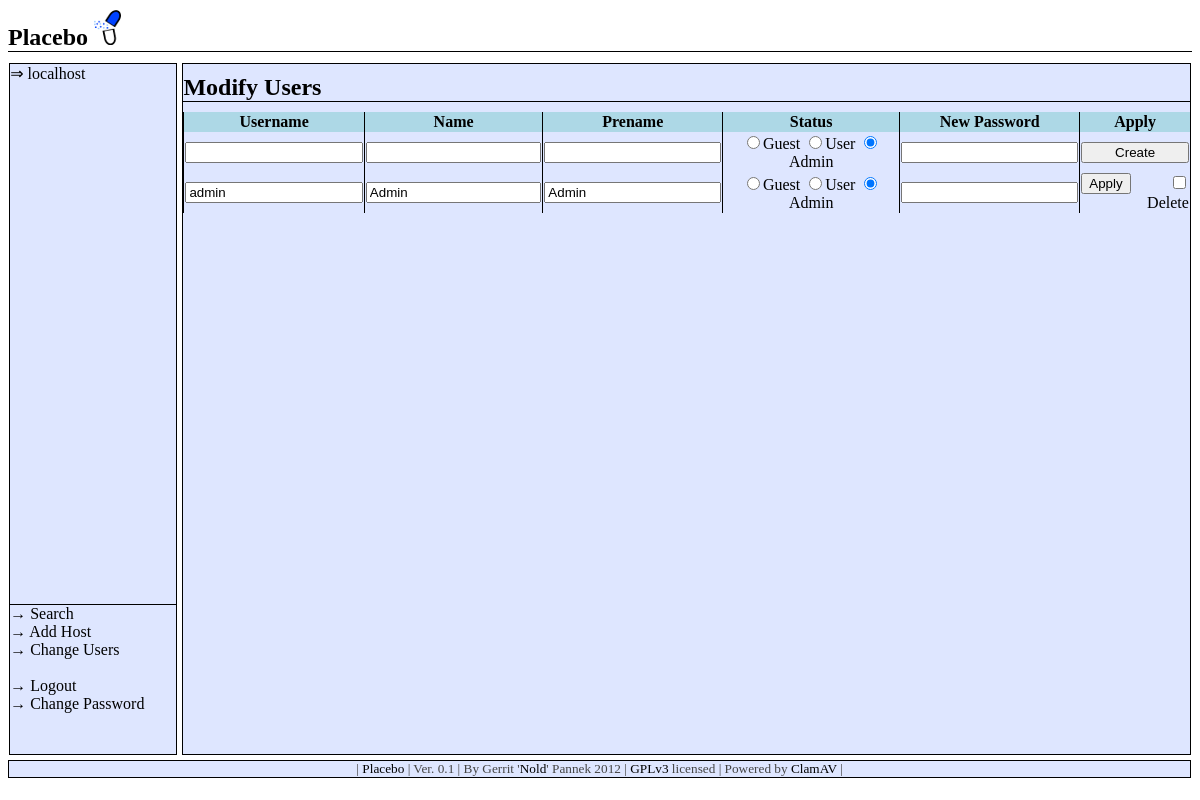
The page /placebo_html/index.php?site=mod_users (signed in) on the database as committed earlier.
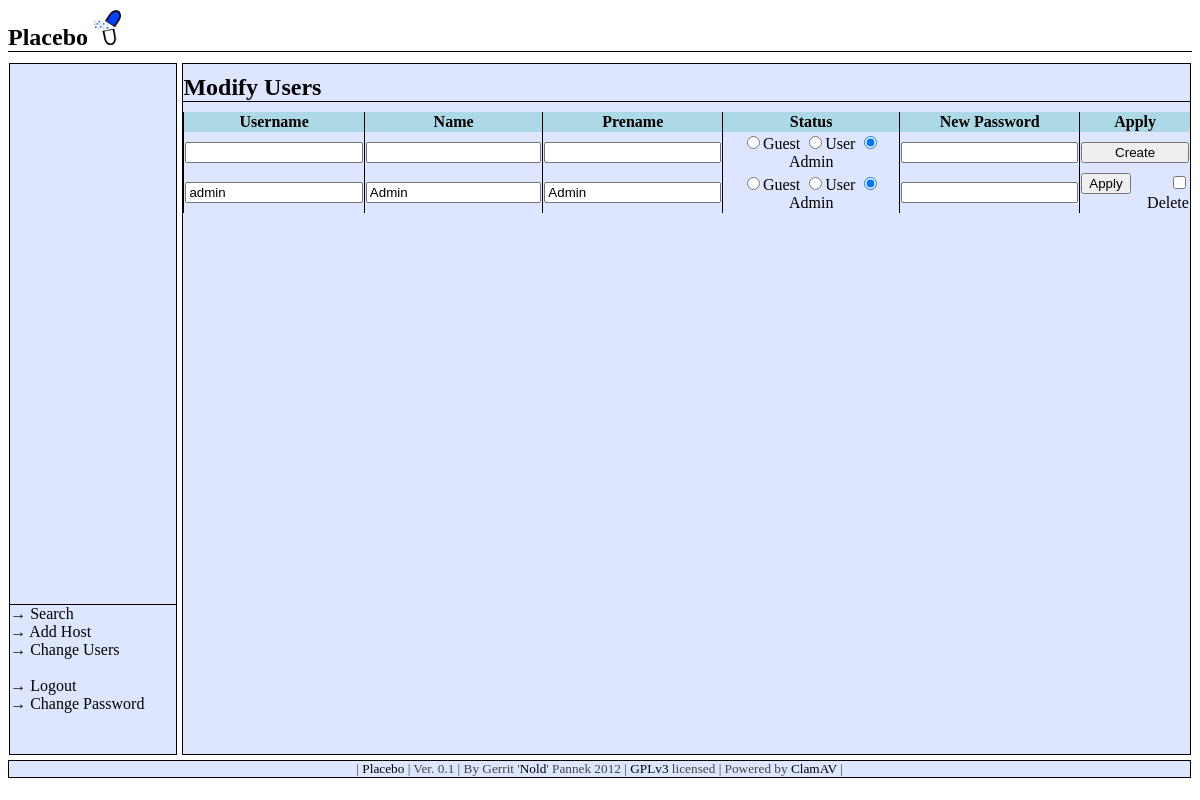
The same page on the database as committed later.
### tables this page shows
CREATE TABLE IF NOT EXISTS `client` (
  `ID` int(11) NOT NULL auto_increment,
  `Hostname` varchar(50) NOT NULL,
  `IP` varchar(20) NOT NULL,
  PRIMARY KEY  (`ID`)
);

CREATE TABLE IF NOT EXISTS `user` (
  `ID` int(11) NOT NULL auto_increment,
  `Username` varchar(10) NOT NULL,
  `Name` varchar(20) NOT NULL,
  `Prename` varchar(20) NOT NULL,
  `Password` varchar(100) NOT NULL,
  `Status` varchar(10) NOT NULL,
  PRIMARY KEY(`ID`)
);

### placebo_html/inc/inc_content.php (the view, shortened to what this page needs)
<?php
function show_mod_users() {
	echo "<h2>Modify Users</h2>";
	$query = "SELECT ID, Username, Name, Prename, Status FROM user ORDER BY Name ASC;";
	$result = mysql_query($query);
	echo "<table id=content><tr bgcolor=lightblue><th>Username</th><th>Name</th><th>Prename</th><th>Status</th><th>New Password</th><th>Apply</th></tr>";
	echo "<form action=./backend/mod_user.php method=post><tr>
	<td><input id=user type=text name=username></td>
	<td><input id=user type=text name=name></td>
	<td><input id=user type=text name=prename></td>
	<td><center><input type=radio name='status' value='0'>Guest
        <input type=radio name='status' value='1'>User
        <input type=radio name='status' value='2' checked=checked>Admin</center></td>
	<td><input id=user type=text name=passwd></td>
	<td><input id=user type=submit value=Create New></td></tr></form>";
	while(($row=mysql_fetch_array($result)) != null) {
		$checked0="";
		$checked1="";
		$checked2="";
                if($row["Status"] == 0) {
                        $checked0="checked=checked";
                } else if($row["Status"] == 1) {
                        $checked1="checked=checked";
                } else if($row["Status"] == 2) {
                        $checked2="checked=checked";
                }
		echo ("<form action=./backend/mod_user.php method=post>
		<input type=hidden name=id value=".$row["ID"].">
		<tr>
		<td><input id=user type=text name=username value=".$row["Username"]."></td>
		<td><input id=user type=text name=name value=".$row["Name"]."></td>
		<td><input id=user type=text name=prename value=".$row["Prename"]."></td>
		<td><center><input type=radio name='status' value='0' ".$checked0.">Guest
		<input type=radio name='status' value='1' ".$checked1.">User
		<input type=radio name='status' value='2' ".$checked2.">Admin</center></td>
		<td><input id=user type=text name=passwd><td><input type=submit value=Apply>
		<input id=delete type='checkbox' name='delete' value='1'><font id=delete>Delete </font></form>
		</td></tr>");
	}
	echo "</table>";
}
?>

### placebo_html/index.php (shortened to what this page needs)
<html>
<body>
<link rel="stylesheet" type="text/css" href="style.css">
<a id=header href=index.php><h2>Placebo <img src=./gfx/placebo_open_blue_pill_small.png></img></h2></a>
<div id=sidebar>
	<?php include("sidebar.php"); ?>
</div>
<div id=main>
	<?php include ("main.php"); ?>
</div>
<div id=userbar>
	<?php include ("userbar.php"); ?>
</div>
<div id=footer>
	| <a target=_blank href=https://github.com/Nold360/Placebo>Placebo</a> | Ver. 0.1 |
	By Gerrit '<a target=_blank href=https://github.com/Nold360>Nold</a>' Pannek 2012 |
	<a target=_blank href=http://www.gnu.org/licenses/gpl-3.0.txt>GPLv3</a> licensed |
	Powered by <a target=_blank	 href=http://www.clamav.net>ClamAV</a> |
</div>
</body></html>

### placebo_html/sidebar.php (shortened to what this page needs)
<?php
	if($_SESSION["USER"] == true) {
		$query = "SELECT ID, Hostname FROM client ORDER BY Hostname ASC;";
		$result = mysql_query($query);
		echo "<li>";
		while(($row=mysql_fetch_array($result)) != null) {
			echo "<lu>&rArr; <a href=index.php?details=".$row["ID"].">".$row["Hostname"]."</a></lu><br>";
		}
		echo "</li>";
	} else {
	}
?>

### placebo_html/main.php (shortened to what this page needs)
<?php
	include "./inc/inc_content.php";
	echo '<div id="Content">';
	if($_SESSION["USER"] == true) {
		if(isset($_GET["details"]) && is_numeric($_GET["details"])) {
			show_client_details($_GET["details"], $_GET["report_id"]);
		} else if(isset($_GET["site"]) && $_GET["site"] == "chpasswd") {
			show_passwd_form();
		} else if(isset($_GET["site"]) && $_GET["site"] == "search") {
			show_search_form($_GET["hostname"]);
		} else if(isset($_GET["site"]) && $_GET["site"] == "add_host") {
			show_add_host_form();
		} else if(isset($_GET["site"]) && $_GET["site"] == "mod_users") {
			show_mod_users();
		} else  {
			echo "<h2>Clientlist</h2>";
			show_client_list();
		}
	} else {
		echo "Please login";
	}
	echo '</div>';
?>

### placebo_html/userbar.php (shortened to what this page needs)
<?php
	if($_SESSION["USER"] == true) {
		echo "&rarr; <a href=./index.php?site=search>Search</a><br>";
		if($_SESSION["STATUS"] == 2) {
			echo "&rarr; <a href=./index.php?site=add_host>Add Host</a><br>";
			echo "&rarr; <a href=./index.php?site=mod_users>Change Users</a><br>";
		}
		echo "<br>&rarr; <a href=./backend/logout.php>Logout</a><br>";
		echo "&rarr; <a href=index.php?site=chpasswd>Change Password</a>";
	} else {
		echo("  <form action=./backend/login.php method=post>
				Username <input type=text name=username>
				<br>Password &nbsp;<input type=password name=password>
				<br><input type=submit value=Login>
				</form>");
	}
?>

### placebo_html/style.css (style rules this page uses)
body { background-color: white; overflow: auto; }
form { padding: 0px; margin: 0px; top: 0px; }
#user { width: 100%; }
#delete { float: right; }
#main { position: absolut; overflow: auto; left: 35%; border: solid 1px black; top: 0px; width: 85%; height: 88%; float: right; margin-right: 0.1%; margin-top: 0.1%; background-color: #dee6ff; }
#sidebar { position: absolut; overflow: auto; float:left; top: 0px; width: 14%; height: 68.8%; border: solid 1px #000000; margin-left: 0.1%; margin-top: 0.1%; background-color: #dee6ff; }
#userbar { position: absolut; bottom: 0px; width: 14%; overflow: auto; height: 19%; border: solid 1px #000000; border-top: solid 0px; margin-left: 0.1%; background-color: #dee6ff; }
#footer { color: #444444; clear: both; font-size: 0.83em; text-align: center; position: absolut; overflow: hidden; border: solid 1px black; top: 50%; width: 99.7%; float: right; margin-right: 0.1%; margin-top: 0.4%; background-color: #dee6ff; }
h2 { border-bottom: solid 1px #000000; padding: 0px; margin: 10px 0px; }
a:link, a:visited, a:active { text-decoration:none; color: #000000; }
#content { width: 100%; }
#header { text-decoration:none; color: #000000; }
table { border-collapse:collapse; }
td, th, tr { border-left: 1px solid black; }
li { text-decoration: none; list-style-type: none; border-left: none; }

Rows that differ between the two databases and show on the page:
removed client: Hostname "localhost"
